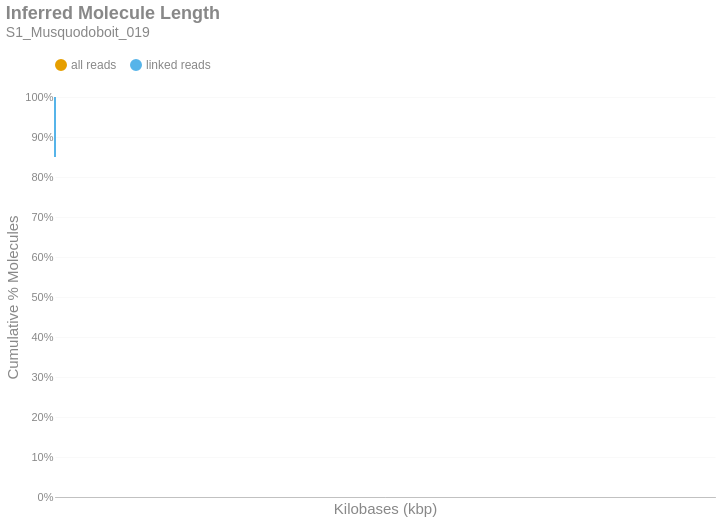

This figure's notebook cell:
### Markdown cell above
### Inferred Molecule Length
This is the cumulative frequency distribution of molecule lengths inferred from the first and last alignment positions along a contig for all alignments associated with a single linked-read barcode on a given contig.There are two distributions: one with `all` the alignments (yellow) and another with only `linked reads` (blue). The percent of molecules in the `linked reads` distribution is relative to the total number of linked molecules.

### Code cell
if SKIPLR:
    print_html(f"Skipped")
else:
    binned_df = consolidated_hist(valids['length_inferred']/1000, mask, 10, True)
    binned_df = binned_df.with_columns(
        pl.when(pl.col('bin').cast(pl.Utf8) == '0').then(pl.lit('1')).otherwise(pl.col('bin').cast(pl.Utf8)).alias('bin')
    )
    with SafeRender(binned_df):
        (
            density_plot(binned_df, 'Inferred Molecule Length', samplename, 'inferredlen')
            .transform_calculate(bin_kb='datum.bin / 1000')
            .encode(
                x=alt.X('bin_kb:Q', title="Kilobases (kbp)").scale(type='log', padding=0).axis(labelAngle=-40),
                y=alt.Y('value:Q', title='Cumulative % Molecules')
                    .axis(format='%')
                    .stack(False)
                    .scale(domainMin=0, domainMax=1,padding=0),
                color=alt.Color("key:N").scale(domain = ["all reads", "linked reads"]),
                tooltip = [
                    alt.Tooltip("key:N", title = "Data Type"),
                    alt.Tooltip("range_label:N", title="Kilobases"),
                    alt.Tooltip("value:Q", format = ".2%", title="% Molecules (Cum.)")
                ]
            )
        ).display()

### Figure 1 — Vega-Lite specification as saved in the notebook (floating-point values rounded to 4 significant figures)
{"width": "container", "height": 400, "config": {"title": {"anchor": "start", "dy": -15, "fontSize": 18, "color": "#888888", "subtitleColor": "#888888", "subtitleFontSize": 14}, "arc": {"fill": "#0072B2"}, "axis": {"domainColor": "#888888", "domainWidth": 0.5, "gridWidth": 0.2, "grid": false, "titleFontWeight": 400, "titleFontSize": 15, "labelFontSize": 11, "labelColor": "#888888", "tickColor": "#888888", "tickWidth": 0.2, "titleColor": "#888888"}, "axisBand": {"grid": false}, "axisX": {"grid": true, "tickSize": 10, "domainCap": "round"}, "axisY": {"domain": false, "grid": true, "tickSize": 0, "domainCap": "round"}, "background": "transparent", "header": {"labelFontSize": 15, "labelColor": "#888888", "titleFontSize": 15, "titleFontWeight": 600, "titleColor": "#888888"}, "legend": {"labelFont": "sans-serif", "labelFontSize": 12, "labelColor": "#888888", "symbolSize": 100, "symbolType": "circle", "titleFontSize": 12, "titlePadding": 10, "titleColor": "#888888", "title": null, "orient": "top"}, "range": {"category": ["#E69F00", "#56B4E9", "#009E73", "#F0E442", "#0072B2", "#D55E00", "#CC79A7", "#000000"], "diverging": ["#cfe8f3", "#a2d4ec", "#73bfe2", "#46abdb", "#1696d2", "#12719e"]}, "area": {"fill": "#0072B2", "fillOpacity": 0.7, "line": true, "strokeOpacity": 0.7}, "line": {"color": "#0072B2", "stroke": "#0072B2", "strokeWidth": 2}, "trail": {"color": "#0072B2", "stroke": "#0072B2", "strokeWidth": 0, "size": 1}, "point": {"filled": true, "fillOpacity": 1.0, "size": 95}, "text": {"color": "#888888", "fontSize": 11, "align": "right", "fontWeight": 400, "size": 11}, "bar": {"fill": "#0072B2", "stroke": null}, "view": {"stroke": null, "continuousWidth": 660, "continuousHeight": 400}}, "data": {"name": "data-e53737e9c05862da94c7950ccd4c0acd"}, "mark": {"type": "line", "interpolate": "monotone", "point": {"opacity": 0, "size": 275}}, "encoding": {"color": {"field": "key", "scale": {"domain": ["all reads", "linked reads"]}, "type": "nominal"}, "tooltip": [{"field": "key", "title": "Data Type", "type": "nominal"}, {"field": "range_label", "title": "Kilobases", "type": "nominal"}, {"field": "value", "format": ".2%", "title": "% Molecules (Cum.)", "type": "quantitative"}], "x": {"axis": {"labelAngle": -40}, "field": "bin_kb", "scale": {"type": "log", "padding": 0}, "title": "Kilobases (kbp)", "type": "quantitative"}, "y": {"axis": {"format": "%"}, "field": "value", "scale": {"domainMin": 0, "domainMax": 1, "padding": 0}, "stack": false, "title": "Cumulative % Molecules", "type": "quantitative"}}, "params": [{"name": "param_c36ac31b6afebe62", "select": {"type": "point", "fields": ["key"]}, "bind": "legend"}], "title": {"text": "Inferred Molecule Length", "subtitle": "S1_Musquodoboit_019"}, "transform": [{"fold": ["all reads (cumsum)", "linked reads (cumsum)"]}, {"calculate": "replace(datum.key, ' (cumsum)', '')", "as": "key"}, {"filter": {"param": "param_c36ac31b6afebe62"}}, {"calculate": "datum.bin / 1000", "as": "bin_kb"}], "usermeta": {"embedOptions": {"downloadFileName": "S1_Musquodoboit_019.inferredlen"}}, "$schema": "https://vega.github.io/schema/vega-lite/v6.1.0.json", "datasets": {"data-e53737e9c05862da94c7950ccd4c0acd": [{"bin": "0.0", "interval": "0.0-10.0", "all reads": 0.9899, "linked reads": 0.8498, "all reads (cumsum)": 0.9899, "linked reads (cumsum)": 0.8498, "range_label": "0-9"}, {"bin": "10.0", "interval": "10.0-20.0", "all reads": 0.005016, "linked reads": 0.07419, "all reads (cumsum)": 0.9949, "linked reads (cumsum)": 0.924, "range_label": "10-19"}, {"bin": "20.0", "interval": "20.0-30.0", "all reads": 0.002662, "linked reads": 0.04005, "all reads (cumsum)": 0.9975, "linked reads (cumsum)": 0.964, "range_label": "20-29"}, {"bin": "30.0", "interval": "30.0-40.0", "all reads": 0.001487, "linked reads": 0.02208, "all reads (cumsum)": 0.999, "linked reads (cumsum)": 0.9861, "range_label": "30-39"}, {"bin": "40.0", "interval": "40.0-50.0", "all reads": 0.0008439, "linked reads": 0.01205, "all reads (cumsum)": 0.9999, "linked reads (cumsum)": 0.9982, "range_label": "40-49"}, {"bin": "50.0", "interval": "50.0-60.0", "all reads": 8.62e-05, "linked reads": 0.0013, "all reads (cumsum)": 1.0, "linked reads (cumsum)": 0.9995, "range_label": "50-59"}, {"bin": "60.0", "interval": "60.0-70.0", "all reads": 1.924e-05, "linked reads": 0.0002848, "all reads (cumsum)": 1.0, "linked reads (cumsum)": 0.9997, "range_label": "60-69"}, {"bin": "70.0", "interval": "70.0-80.0", "all reads": 8.082e-06, "linked reads": 0.0001176, "all reads (cumsum)": 1.0, "linked reads (cumsum)": 0.9999, "range_label": "70-79"}, {"bin": "80.0", "interval": "80.0-90.0", "all reads": 4.618e-06, "linked reads": 4.953e-05, "all reads (cumsum)": 1.0, "linked reads (cumsum)": 0.9999, "range_label": "80-89"}, {"bin": "90.0", "interval": "90.0-100.0", "all reads": 3.079e-06, "linked reads": 3.715e-05, "all reads (cumsum)": 1.0, "linked reads (cumsum)": 1.0, "range_label": "90-99"}, {"bin": "100.0", "interval": "100.0-110.0", "all reads": 7.697e-07, "linked reads": 1.238e-05, "all reads (cumsum)": 1.0, "linked reads (cumsum)": 1.0, "range_label": "100-109"}, {"bin": "110.0", "interval": "110.0-120.0", "all reads": 0.0, "linked reads": 0.0, "all reads (cumsum)": 1.0, "linked reads (cumsum)": 1.0, "range_label": "110-119"}, {"bin": "120.0", "interval": "120.0-130.0", "all reads": 1.155e-06, "linked reads": 1.857e-05, "all reads (cumsum)": 1.0, "linked reads (cumsum)": 1.0, "range_label": "120-129"}, {"bin": "130.0", "interval": "130.0-140.0", "all reads": 1.155e-06, "linked reads": 1.857e-05, "all reads (cumsum)": 1.0, "linked reads (cumsum)": 1.0, "range_label": "130-139"}]}}
